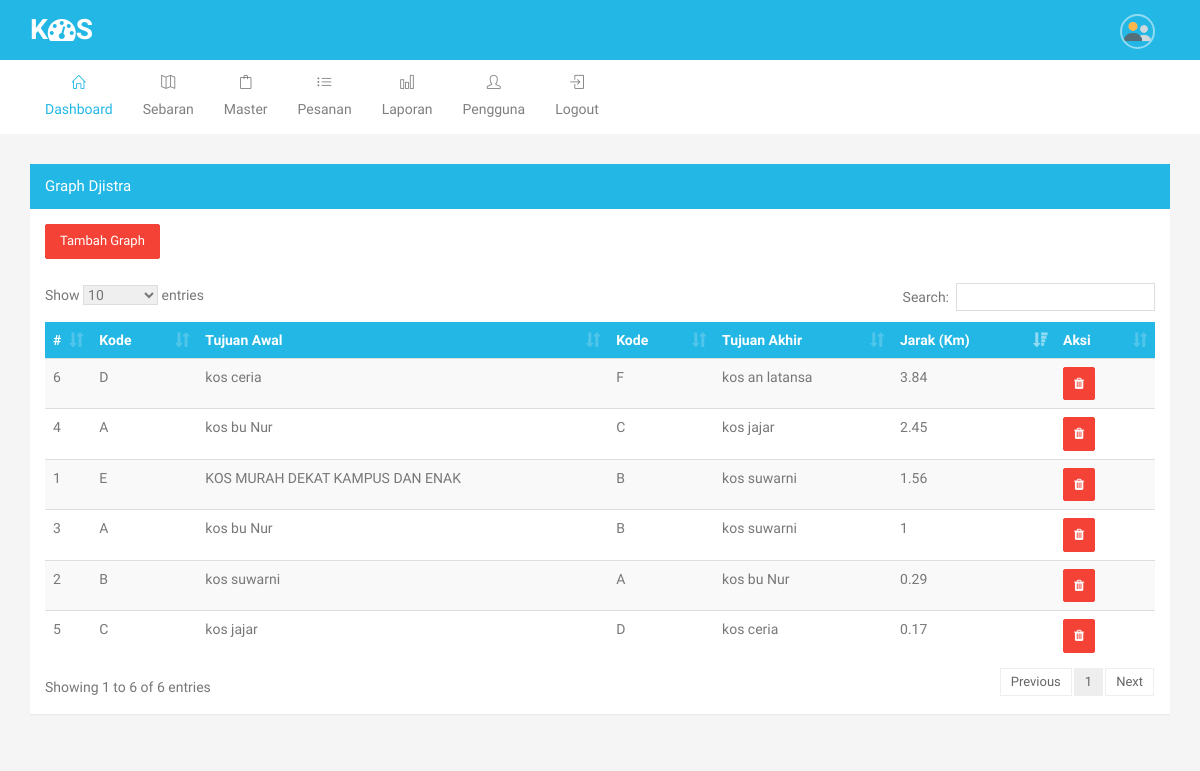
Screenshot of /graph (signed in) with the database file from the repository.
### tables this page shows
CREATE TABLE `m_graph` (
  `id` int(11) NOT NULL,
  `node_1` text NOT NULL,
  `node_2` text NOT NULL,
  `jarak` double NOT NULL
);

CREATE TABLE `m_kos` (
  `id` int(11) NOT NULL,
  `kode` varchar(24) NOT NULL,
  `nama` text NOT NULL,
  `id_mitra` int(11) NOT NULL,
  `harga` int(11) NOT NULL,
  `deskripsi` text NOT NULL,
  `alamat` text NOT NULL,
  `lat` text NOT NULL,
  `lng` text NOT NULL,
  `gambar` text NOT NULL,
  `gambar2` text NOT NULL,
  `gambar3` text NOT NULL
);

### pages/graph.php (the view, shortened to what this page needs)
<div class="row">
    <div class="col-md-12">
        <div class="panel panel-primary collapsed">
            <div class="panel-heading">
              Graph Djistra
          </div>
          <div class="panel-body">
            <a href="add_graph" class="btn btn-danger">Tambah Graph</a>
            <br>
            <br>
            <table id="datatable" class="table table-striped dt-responsive nowrap">
                <thead class="bg-primary">
                    <tr>
                        <th width="1%">#</th>
                        <th>Kode</th>
                        <th>Tujuan Awal</th>
                        <th>Kode</th>
                        <th>Tujuan Akhir</th>
                        <th>Jarak (Km)</th>
                        <th>Aksi</th>
                    </tr>
                </thead>
                <tbody>
                 <?php
                 $no=1;
                 $q = mysqli_query($conn,"SELECT a.id, b.kode as kode_node_1, b.nama as node_1, c.kode as kode_node_2, c.nama as node_2, a.jarak FROM m_graph as a
                    LEFT JOIN m_kos as b ON a.node_1 = b.id
                    LEFT JOIN m_kos as c ON a.node_2 = c.id");
                 while ($d = mysqli_fetch_array($q)) :
                     ?>
                     <tr>
                        <td><?php echo $no++; ?></td>
                        <td><?php echo $d['kode_node_1']; ?></td>
                        <td><?php echo $d['node_1']; ?></td>
                        <td><?php echo $d['kode_node_2']; ?></td>
                        <td><?php echo $d['node_2']; ?></td>
                        <td><?php echo $d['jarak']; ?></td>
                        <td nowrap="">
                            <form action="" method="post">
                                <button class="btn btn-sm btn-danger" type="submit" name="hapus" onclick="return confirm('Apakah anda yakin ?');"><i class="fa fa-trash"></i></button>
                            </form>
                        </td>
                    </tr>
                <?php endwhile; ?>
            </tbody>
        </table>
    </div>
</div>
</div>
</div>

### css/style.css (style rules this page uses)
body { font-family: "Arimo", Helvetica, Arial, sans-serif; color: #777; font-size: 14px; font-weight: 400; line-height: 24px; overflow-x: hidden; background-color: #f5f5f5; }
a { text-decoration: none; -moz-transition: all 0.3s; -o-transition: all 0.3s; -webkit-transition: all 0.3s; transition: all 0.3s; color: #56afd7; }
.bg-primary { background-color: #23b7e5 !important; border-color: #23b7e5 !important; color: #fff; }
.panel { margin-bottom: 30px; border: 0px; }
.panel, .panel-heading { -webkit-border-radius: 0px; -moz-border-radius: 0px; -ms-border-radius: 0px; border-radius: 0px; }
.panel-heading { -webkit-border-radius: 0px; -moz-border-radius: 0px; -ms-border-radius: 0px; border-radius: 0px; padding: 10px 15px; font-weight: 400; text-transform: capitalize; font-size: 15px; }
.panel-body { position: relative; }
.panel-primary { border-color: #23b7e5; }
.panel-primary > .panel-heading { color: #fff; background-color: #23b7e5; border-color: #23b7e5; }
.btn { border-radius: 2px; -webkit-border-radius: 2px; text-transform: capitalize; font-size: 13px; padding: 7px 14px; font-weight: 400; }
.btn.btn-sm { padding: 6px 10px; }
.btn-danger { background-color: #F44336; border-color: #F44336; color: #fff; }
.table > thead > tr > th { border-bottom: 1px solid #DDDDDD; vertical-align: bottom; }
body.layout-horizontal { background-color: #f5f5f5; }

### rows the page displays
m_graph: m_kos.kode "E", m_kos.nama "KOS MURAH DEKAT KAMPUS DAN ENAK", m_kos.kode "B", m_kos.nama "kos suwarni", jarak "1.56"
m_graph: m_kos.kode "B", m_kos.nama "kos suwarni", m_kos.kode "A", m_kos.nama "kos bu Nur", jarak "0.29"
m_graph: m_kos.kode "A", m_kos.nama "kos bu Nur", m_kos.kode "B", m_kos.nama "kos suwarni", jarak "1"
m_graph: m_kos.kode "A", m_kos.nama "kos bu Nur", m_kos.kode "C", m_kos.nama "kos jajar", jarak "2.45"
m_graph: m_kos.kode "C", m_kos.nama "kos jajar", m_kos.kode "D", m_kos.nama "kos ceria", jarak "0.17"
m_graph: m_kos.kode "D", m_kos.nama "kos ceria", m_kos.kode "F", m_kos.nama "kos an latansa", jarak "3.84"
